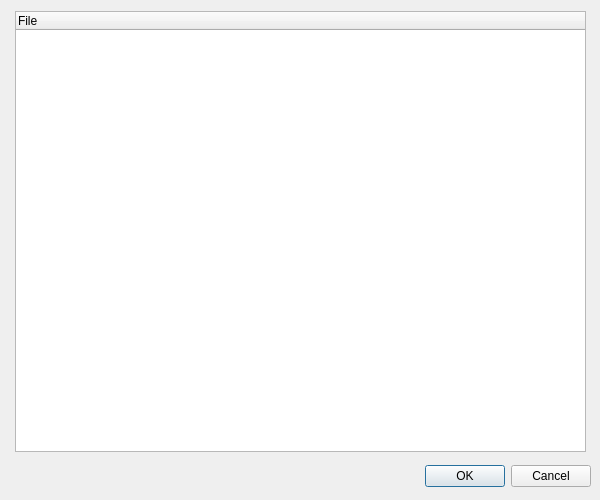
<?xml version="1.0" encoding="UTF-8"?>
<ui version="4.0">
 <class>w_exclusion</class>
 <widget class="QDialog" name="w_exclusion">
  <property name="geometry">
   <rect>
    <x>0</x>
    <y>0</y>
    <width>600</width>
    <height>500</height>
   </rect>
  </property>
  <property name="sizePolicy">
   <sizepolicy hsizetype="Fixed" vsizetype="Fixed">
    <horstretch>0</horstretch>
    <verstretch>0</verstretch>
   </sizepolicy>
  </property>
  <property name="minimumSize">
   <size>
    <width>600</width>
    <height>500</height>
   </size>
  </property>
  <property name="maximumSize">
   <size>
    <width>600</width>
    <height>500</height>
   </size>
  </property>
  <property name="windowTitle">
   <string>Choose which files to exclude from update</string>
  </property>
  <property name="locale">
   <locale language="English" country="UnitedStates"/>
  </property>
  <widget class="QDialogButtonBox" name="buttonBox">
   <property name="geometry">
    <rect>
     <x>10</x>
     <y>460</y>
     <width>581</width>
     <height>32</height>
    </rect>
   </property>
   <property name="orientation">
    <enum>Qt::Horizontal</enum>
   </property>
   <property name="standardButtons">
    <set>QDialogButtonBox::Cancel|QDialogButtonBox::Ok</set>
   </property>
  </widget>
  <widget class="QTreeWidget" name="treeWidget">
   <property name="geometry">
    <rect>
     <x>15</x>
     <y>11</y>
     <width>571</width>
     <height>441</height>
    </rect>
   </property>
   <property name="locale">
    <locale language="English" country="UnitedStates"/>
   </property>
   <column>
    <property name="text">
     <string>File</string>
    </property>
   </column>
  </widget>
 </widget>
 <resources/>
 <connections>
  <connection>
   <sender>buttonBox</sender>
   <signal>accepted()</signal>
   <receiver>w_exclusion</receiver>
   <slot>accept()</slot>
   <hints>
    <hint type="sourcelabel">
     <x>248</x>
     <y>254</y>
    </hint>
    <hint type="destinationlabel">
     <x>157</x>
     <y>274</y>
    </hint>
   </hints>
  </connection>
  <connection>
   <sender>buttonBox</sender>
   <signal>rejected()</signal>
   <receiver>w_exclusion</receiver>
   <slot>reject()</slot>
   <hints>
    <hint type="sourcelabel">
     <x>316</x>
     <y>260</y>
    </hint>
    <hint type="destinationlabel">
     <x>286</x>
     <y>274</y>
    </hint>
   </hints>
  </connection>
 </connections>
</ui>
